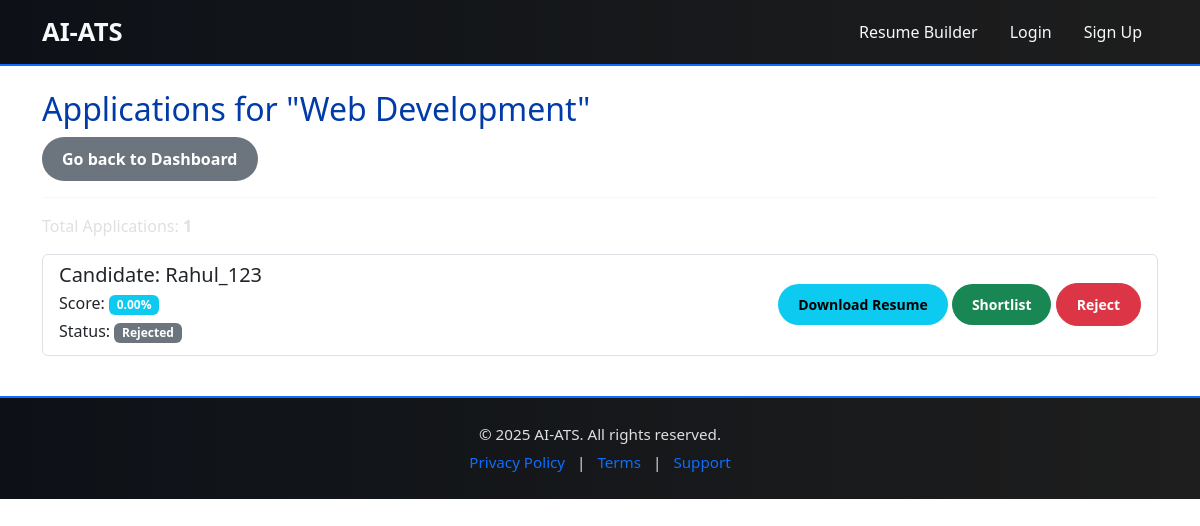
Page /recruiter/jobs/9/applications/ (signed in) on the committed database.
### core/models.py (models this page shows, shortened)
class Job(models.Model):
    title = models.CharField(max_length=200)
    description = models.TextField()
    recruiter = models.ForeignKey(
        'CustomUser',
        on_delete=models.CASCADE,
        limit_choices_to={'is_recruiter': True}
    )
    is_internal = models.BooleanField(default=True)
    external_url = models.URLField(blank=True, null=True)
    job_field = models.ForeignKey(JobField, on_delete=models.SET_NULL, null=True)

class Application(models.Model):
    candidate = models.ForeignKey(
        'CustomUser',
        on_delete=models.CASCADE,
        limit_choices_to={'is_candidate': True}
    )
    job = models.ForeignKey(Job, on_delete=models.CASCADE)
    resume = models.FileField(upload_to='resumes/')
    STATUS_CHOICES = (
        ('Applied', 'Applied'),
        ('Screening', 'Screening'),
        ('Shortlisted', 'Shortlisted'),
        ('Rejected', 'Rejected'),
    )
    status = models.CharField(max_length=20, choices=STATUS_CHOICES, default='Applied')
    ranking_score = models.FloatField(default=0.0)

class CustomUser(AbstractUser):
    is_candidate = models.BooleanField(default=False)
    is_recruiter = models.BooleanField(default=False)

### core/views.py (the view)
# urls.py: path('recruiter/jobs/<int:job_id>/applications/', views.recruiter_job_applications, name='recruiter_job_applications'),
@login_required
def recruiter_job_applications(request, job_id):
    if not request.user.is_recruiter:
        return redirect('dashboard')
    job = get_object_or_404(Job, id=job_id, recruiter=request.user)
    applications = Application.objects.filter(job=job).order_by('-ranking_score')
    return render(request, 'core/recruiter_job_applications.html', {'job': job, 'applications': applications})

### core/templates/core/recruiter_job_applications.html
{% extends 'core/base.html' %}
{% block content %}
<div class="row">
    <div class="col-12">
        <h2>Applications for "{{ job.title }}"</h2>
        <a href="{% url 'recruiter_dashboard' %}" class="btn btn-secondary">Go back to Dashboard</a>
        <hr>
    </div>
</div>
{% if applications %}
<div class="row">
    <div class="col-12">
        <p>Total Applications: <strong>{{ applications.count }}</strong></p>
        <ul class="list-group">
            {% for application in applications %}
            <li class="list-group-item d-flex justify-content-between align-items-center">
                <div>
                    <h5 class="mb-1">Candidate: {{ application.candidate.username }}</h5>
                    <p class="mb-1">Score: <span class="badge bg-info">{{ application.ranking_score|floatformat:2 }}%</span></p>
                    <p class="mb-1">Status: <span class="badge bg-secondary">{{ application.status }}</span></p>
                </div>
                <div>
                    <a href="{{ application.resume.url }}" target="_blank" class="btn btn-sm btn-info">Download Resume</a>
                    <a href="{% url 'shortlist_application' application.id %}" class="btn btn-sm btn-success">Shortlist</a>
                    <a href="{% url 'reject_application' application.id %}" class="btn btn-sm btn-danger">Reject</a>
                </div>
            </li>
            {% endfor %}
        </ul>
    </div>
</div>
{% else %}
<p>Currently, there are no applications for this job.</p>
{% endif %}
{% endblock %}

### core/templates/core/base.html (style rules this page uses)
body { background-color: #ffffff; color: #e0e0e0; font-family: "Segoe UI", sans-serif; margin: 0; height: 100%; padding: 0; }
h1, h2, h3 { color: rgb(0, 59, 168); }
.btn { border-radius: 30px; padding: 10px 20px; font-weight: bold; transition: opacity 0.2s ease-in-out; }
.btn-success { background-color: #198754; border: none; }
.btn-info { background-color: #0dcaf0; border: none; }
.btn-secondary { background-color: #6c757d; border: none; }

### rows in the picture
Job: title "Web Development"
Application: candidate.username "Rahul_123", ranking_score "0.00", status "Rejected"

### other values in the picture
{{ applications.count }} "1"
